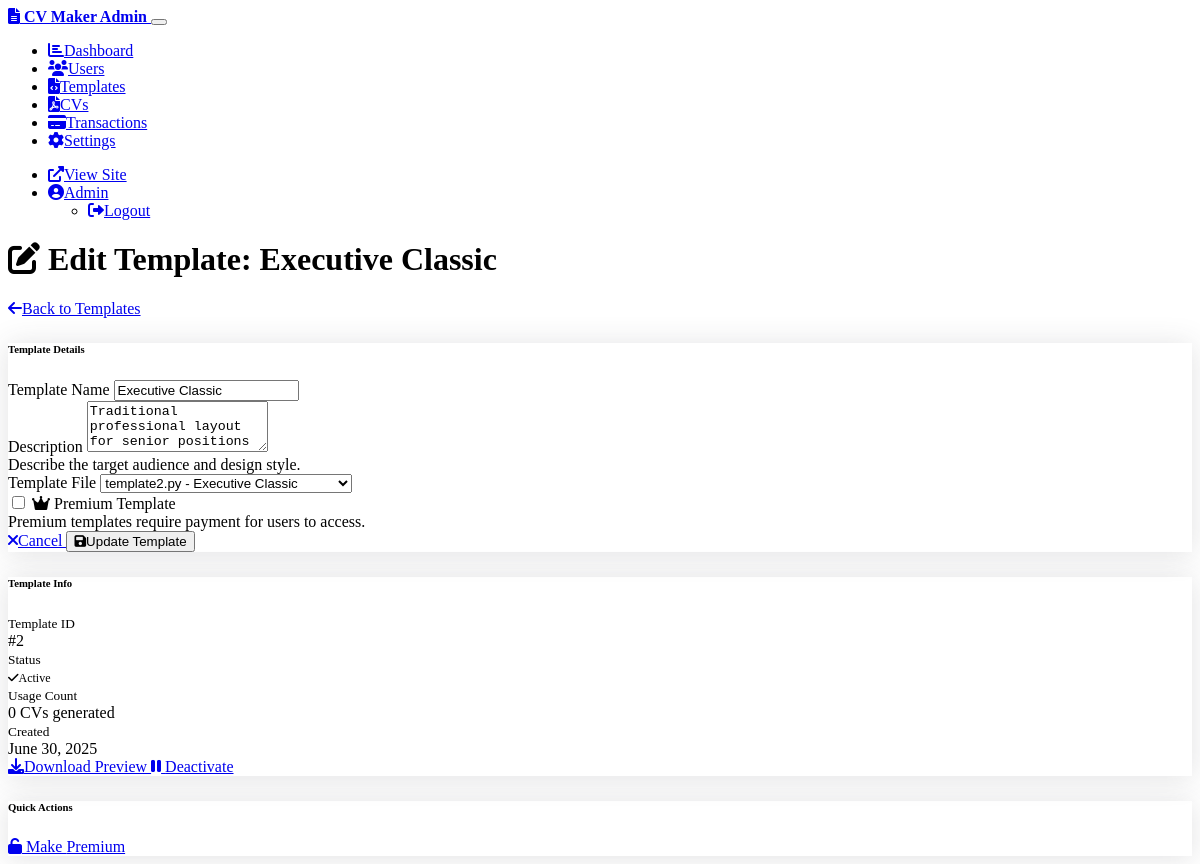
Screenshot of /admin/templates/2/edit (signed in) with the database file from the repository.
### models.py (models this page shows, shortened)
class Admin(UserMixin, db.Model):
    __tablename__ = 'admins'
    id = Column(Integer, primary_key=True)
    email = Column(String(120), unique=True, nullable=False)
    password_hash = Column(String(256), nullable=False)
    name = Column(String(100), nullable=False)
    is_active = Column(Boolean, default=True)
    created_at = Column(DateTime, default=datetime.utcnow)
    last_login = Column(DateTime)

class Template(db.Model):
    __tablename__ = 'templates'
    id = Column(Integer, primary_key=True)
    name = Column(String(100), nullable=False)
    description = Column(Text)
    is_premium = Column(Boolean, default=False)
    template_file = Column(String(100), nullable=False)
    is_active = Column(Boolean, default=True)
    created_at = Column(DateTime, default=datetime.utcnow)
    cvs = relationship('CV', backref='template', lazy=True)

### admin_routes.py (the view, shortened to what this page needs)
@admin_bp.route('/templates/<int:template_id>/edit', methods=['GET', 'POST'])
def edit_template(template_id):
    template = Template.query.get_or_404(template_id)
    return render_template('admin/edit_template.html', template=template)

### app.py (called while the page is built)
@login_manager.user_loader
def load_user(user_id):
    from models import Admin
    return Admin.query.get(int(user_id))

### templates/admin/edit_template.html (shortened to what this page needs)
{% extends "admin/layout.html" %}
{% block content %}
<div class="row">
    <div class="col-12">
        <div class="d-flex justify-content-between align-items-center mb-4">
            <h1 class="h3">
                <i class="fas fa-edit me-2"></i>
                Edit Template: {{ template.name }}
            </h1>
            <a href="{{ url_for('admin.templates') }}" class="btn btn-outline-secondary">
                <i class="fas fa-arrow-left me-1"></i>Back to Templates
            </a>
        </div>
    </div>
</div>
<div class="row">
    <div class="col-lg-8">
        <div class="card">
            <div class="card-header">
                <h6 class="m-0 fw-bold">Template Details</h6>
            </div>
            <div class="card-body">
                <form method="POST">
                    <div class="mb-3">
                        <label for="name" class="form-label">Template Name</label>
                        <input type="text" class="form-control" id="name" name="name"
                               value="{{ template.name }}" required>
                    </div>
                    <div class="mb-3">
                        <label for="description" class="form-label">Description</label>
                        <textarea class="form-control" id="description" name="description"
                                  rows="3">{{ template.description or '' }}</textarea>
                        <div class="form-text">Describe the target audience and design style.</div>
                    </div>
                    <div class="mb-3">
                        <label for="template_file" class="form-label">Template File</label>
                        <select class="form-select" id="template_file" name="template_file" required>
                            <option value="template2.py" {% if template.template_file == 'template2.py' %}selected{% endif %}>template2.py - Executive Classic</option>
                        </select>
                    </div>
                    <div class="mb-4">
                        <div class="form-check form-switch">
                            <input class="form-check-input" type="checkbox" id="is_premium" name="is_premium"
                                   {% if template.is_premium %}checked{% endif %}>
                            <label class="form-check-label" for="is_premium">
                                <i class="fas fa-crown me-1 text-warning"></i>
                                Premium Template
                            </label>
                            <div class="form-text">Premium templates require payment for users to access.</div>
                        </div>
                    </div>
                    <div class="d-flex justify-content-between">
                        <a href="{{ url_for('admin.templates') }}" class="btn btn-outline-secondary">
                            <i class="fas fa-times me-1"></i>Cancel
                        </a>
                        <button type="submit" class="btn btn-primary">
                            <i class="fas fa-save me-1"></i>Update Template
                        </button>
                    </div>
                </form>
            </div>
        </div>
    </div>
    <div class="col-lg-4">
        <div class="card">
            <div class="card-header">
                <h6 class="m-0 fw-bold">Template Info</h6>
            </div>
            <div class="card-body">
                <div class="mb-3">
                    <small class="text-muted">Template ID</small>
                    <div class="fw-bold">#{{ template.id }}</div>
                </div>
                <div class="mb-3">
                    <small class="text-muted">Status</small>
                    <div>
                        {% if template.is_active %}
                            <span class="badge bg-success">
                                <i class="fas fa-check me-1"></i>Active
                            </span>
                        {% else %}
                            <span class="badge bg-danger">
                                <i class="fas fa-times me-1"></i>Inactive
                            </span>
                        {% endif %}
                    </div>
                </div>
                <div class="mb-3">
                    <small class="text-muted">Usage Count</small>
                    <div class="fw-bold">{{ template.cvs|length }} CVs generated</div>
                </div>
                <div class="mb-3">
                    <small class="text-muted">Created</small>
                    <div>{{ template.created_at.strftime('%B %d, %Y') if template.created_at else 'N/A' }}</div>
                </div>
                <div class="d-grid gap-2">
                    <a href="{{ url_for('admin.preview_template', template_id=template.id) }}"
                       class="btn btn-outline-primary btn-sm" target="_blank">
                        <i class="fas fa-download me-1"></i>Download Preview
                    </a>
                    <a href="{{ url_for('admin.toggle_template', template_id=template.id) }}"
                       class="btn btn-outline-{% if template.is_active %}warning{% else %}success{% endif %} btn-sm">
                        <i class="fas fa-{% if template.is_active %}pause{% else %}play{% endif %} me-1"></i>
                        {% if template.is_active %}Deactivate{% else %}Activate{% endif %}
                    </a>
                </div>
            </div>
        </div>
        <div class="card mt-3">
            <div class="card-header">
                <h6 class="m-0 fw-bold">Quick Actions</h6>
            </div>
            <div class="card-body">
                <div class="d-grid gap-2">
                    <a href="{{ url_for('admin.toggle_premium', template_id=template.id) }}"
                       class="btn btn-outline-{% if template.is_premium %}warning{% else %}success{% endif %} btn-sm">
                        <i class="fas fa-{% if template.is_premium %}crown{% else %}unlock{% endif %} me-1"></i>
                        Make {% if template.is_premium %}Free{% else %}Premium{% endif %}
                    </a>
                </div>
            </div>
        </div>
    </div>
</div>
{% endblock %}

### templates/admin/layout.html (shortened to what this page needs)
<!DOCTYPE html>
<html lang="en" data-bs-theme="dark">
<head>
    <link href="https://cdn.replit.com/agent/bootstrap-agent-dark-theme.min.css" rel="stylesheet">
    <link href="https://cdnjs.cloudflare.com/ajax/libs/font-awesome/6.0.0/css/all.min.css" rel="stylesheet">
    <link href="https://cdn.datatables.net/1.13.4/css/dataTables.bootstrap5.min.css" rel="stylesheet">
    <link href="{{ url_for('static', filename='css/admin.css') }}" rel="stylesheet">
</head>
<body>
    <nav class="navbar navbar-expand-lg navbar-dark bg-dark">
        <div class="container-fluid">
            <a class="navbar-brand" href="{{ url_for('admin.dashboard') }}">
                <i class="fas fa-file-alt me-2"></i>
                CV Maker Admin
            </a>
            <button class="navbar-toggler" type="button" data-bs-toggle="collapse" data-bs-target="#navbarNav">
            </button>
            <div class="collapse navbar-collapse" id="navbarNav">
                <ul class="navbar-nav me-auto">
                    <li class="nav-item">
                        <a class="nav-link {% if request.endpoint == 'admin.dashboard' %}active{% endif %}"
                           href="{{ url_for('admin.dashboard') }}">
                            <i class="fas fa-chart-bar me-1"></i>Dashboard
                        </a>
                    </li>
                    <li class="nav-item">
                        <a class="nav-link {% if request.endpoint == 'admin.users' %}active{% endif %}"
                           href="{{ url_for('admin.users') }}">
                            <i class="fas fa-users me-1"></i>Users
                        </a>
                    </li>
                    <li class="nav-item">
                        <a class="nav-link {% if request.endpoint == 'admin.templates' %}active{% endif %}"
                           href="{{ url_for('admin.templates') }}">
                            <i class="fas fa-file-code me-1"></i>Templates
                        </a>
                    </li>
                    <li class="nav-item">
                        <a class="nav-link {% if request.endpoint == 'admin.cvs' %}active{% endif %}"
                           href="{{ url_for('admin.cvs') }}">
                            <i class="fas fa-file-pdf me-1"></i>CVs
                        </a>
                    </li>
                    <li class="nav-item">
                        <a class="nav-link {% if request.endpoint == 'admin.transactions' %}active{% endif %}"
                           href="{{ url_for('admin.transactions') }}">
                            <i class="fas fa-credit-card me-1"></i>Transactions
                        </a>
                    </li>
                    <li class="nav-item">
                        <a class="nav-link {% if request.endpoint == 'admin.settings' %}active{% endif %}"
                           href="{{ url_for('admin.settings') }}">
                            <i class="fas fa-cog me-1"></i>Settings
                        </a>
                    </li>
                </ul>
                <ul class="navbar-nav">
                    <li class="nav-item">
                        <a class="nav-link" href="{{ url_for('main.index') }}" target="_blank">
                            <i class="fas fa-external-link-alt me-1"></i>View Site
                        </a>
                    </li>
                    <li class="nav-item dropdown">
                        <a class="nav-link dropdown-toggle" href="#" role="button" data-bs-toggle="dropdown">
                            <i class="fas fa-user-circle me-1"></i>{{ current_user.name }}
                        </a>
                        <ul class="dropdown-menu">
                            <li><a class="dropdown-item" href="{{ url_for('admin_auth.logout') }}">
                                <i class="fas fa-sign-out-alt me-2"></i>Logout
                            </a></li>
                        </ul>
                    </li>
                </ul>
            </div>
        </div>
    </nav>
    <div class="container-fluid py-4">
        {% block content %}{% endblock %}
    </div>
</body>
</html>

### static/css/admin.css (style rules this page uses)
.navbar-brand { font-weight: bold; }
.card { box-shadow: 0 0.15rem 1.75rem 0 rgba(58, 59, 69, 0.15); border: 1px solid var(--bs-border-color); }
.card-header { background-color: var(--bs-secondary-bg); border-bottom: 1px solid var(--bs-border-color); }
.badge { font-size: 0.75rem; }
.text-warning { color: var(--bs-warning) !important; }

### rows the page displays
Admin: name "Admin"
Template: name "Executive Classic", description "Traditional professional layout for senior positions", template_file "template2.py - Executive Classic", id "2", created_at "June 30, 2025"

### other values shown
{{ template.cvs|length }} "0"
